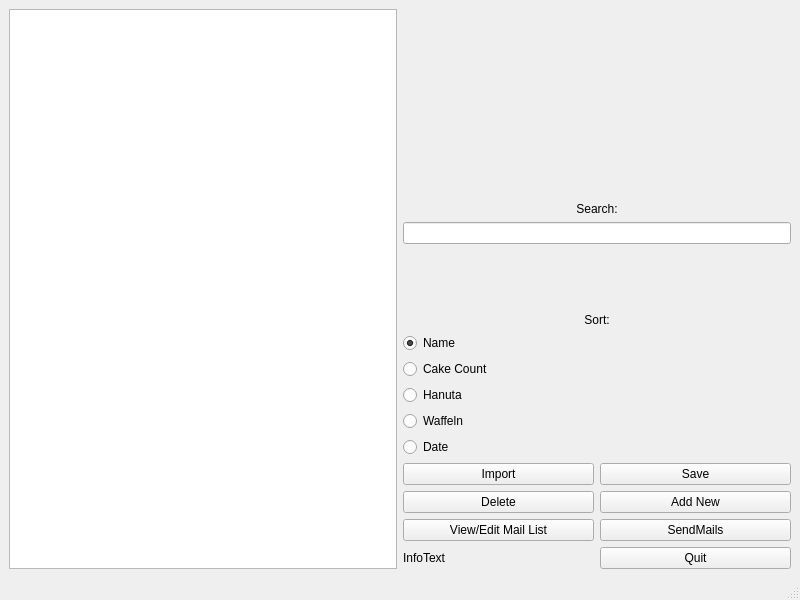
<?xml version="1.0" encoding="UTF-8"?>
<ui version="4.0">
 <class>MainWindow</class>
 <widget class="QMainWindow" name="MainWindow">
  <property name="geometry">
   <rect>
    <x>0</x>
    <y>0</y>
    <width>800</width>
    <height>600</height>
   </rect>
  </property>
  <property name="sizePolicy">
   <sizepolicy hsizetype="Expanding" vsizetype="Expanding">
    <horstretch>0</horstretch>
    <verstretch>0</verstretch>
   </sizepolicy>
  </property>
  <property name="windowTitle">
   <string>MainWindow</string>
  </property>
  <widget class="QWidget" name="centralwidget">
   <layout class="QGridLayout" name="gridLayout_2">
    <item row="0" column="0">
     <layout class="QHBoxLayout" name="horizontalLayout_2">
      <item>
       <widget class="QTableView" name="tableView"/>
      </item>
      <item>
       <layout class="QHBoxLayout" name="horizontalLayout_3">
        <item>
         <layout class="QVBoxLayout" name="verticalLayout_2">
          <item>
           <widget class="QLabel" name="labSearch">
            <property name="text">
             <string>Search:</string>
            </property>
            <property name="alignment">
             <set>Qt::AlignmentFlag::AlignBottom|Qt::AlignmentFlag::AlignHCenter</set>
            </property>
           </widget>
          </item>
          <item>
           <widget class="QLineEdit" name="leSearch">
            <property name="clearButtonEnabled">
             <bool>false</bool>
            </property>
           </widget>
          </item>
          <item>
           <layout class="QVBoxLayout" name="verticalLayout">
            <item>
             <widget class="QLabel" name="labSort">
              <property name="text">
               <string>Sort:</string>
              </property>
              <property name="alignment">
               <set>Qt::AlignmentFlag::AlignBottom|Qt::AlignmentFlag::AlignHCenter</set>
              </property>
             </widget>
            </item>
            <item>
             <widget class="QRadioButton" name="rbnName">
              <property name="text">
               <string>Name</string>
              </property>
              <property name="checked">
               <bool>true</bool>
              </property>
             </widget>
            </item>
            <item>
             <widget class="QRadioButton" name="rbnCakeCount">
              <property name="text">
               <string>Cake Count</string>
              </property>
             </widget>
            </item>
            <item>
             <widget class="QRadioButton" name="rbnHanuta">
              <property name="text">
               <string>Hanuta</string>
              </property>
             </widget>
            </item>
            <item>
             <widget class="QRadioButton" name="rbnWaffel">
              <property name="text">
               <string>Waffeln</string>
              </property>
             </widget>
            </item>
            <item>
             <widget class="QRadioButton" name="rbnDate">
              <property name="text">
               <string>Date</string>
              </property>
             </widget>
            </item>
           </layout>
          </item>
          <item>
           <layout class="QHBoxLayout" name="horizontalLayout">
            <item>
             <layout class="QGridLayout" name="gridLayout">
              <item row="1" column="1">
               <widget class="QPushButton" name="pbnSave">
                <property name="text">
                 <string>Save</string>
                </property>
               </widget>
              </item>
              <item row="1" column="0">
               <widget class="QPushButton" name="pbnImport">
                <property name="text">
                 <string>Import</string>
                </property>
               </widget>
              </item>
              <item row="4" column="1">
               <widget class="QPushButton" name="pbnQuit">
                <property name="text">
                 <string>Quit</string>
                </property>
               </widget>
              </item>
              <item row="4" column="0">
               <widget class="QLabel" name="labInfo">
                <property name="text">
                 <string>InfoText</string>
                </property>
               </widget>
              </item>
              <item row="2" column="1">
               <widget class="QPushButton" name="pbnAdd">
                <property name="enabled">
                 <bool>true</bool>
                </property>
                <property name="text">
                 <string>Add New</string>
                </property>
               </widget>
              </item>
              <item row="2" column="0">
               <widget class="QPushButton" name="pbnDelete">
                <property name="text">
                 <string>Delete</string>
                </property>
               </widget>
              </item>
              <item row="3" column="1">
               <widget class="QPushButton" name="pbnSendMail">
                <property name="text">
                 <string>SendMails</string>
                </property>
               </widget>
              </item>
              <item row="3" column="0">
               <widget class="QPushButton" name="pbnOpenMailList">
                <property name="text">
                 <string>View/Edit Mail List</string>
                </property>
               </widget>
              </item>
             </layout>
            </item>
           </layout>
          </item>
         </layout>
        </item>
       </layout>
      </item>
     </layout>
    </item>
   </layout>
  </widget>
  <widget class="QStatusBar" name="statusbar"/>
  <action name="actionImport">
   <property name="text">
    <string>Import</string>
   </property>
  </action>
  <action name="actionExport">
   <property name="text">
    <string>Export</string>
   </property>
  </action>
 </widget>
 <resources/>
 <connections/>
</ui>
